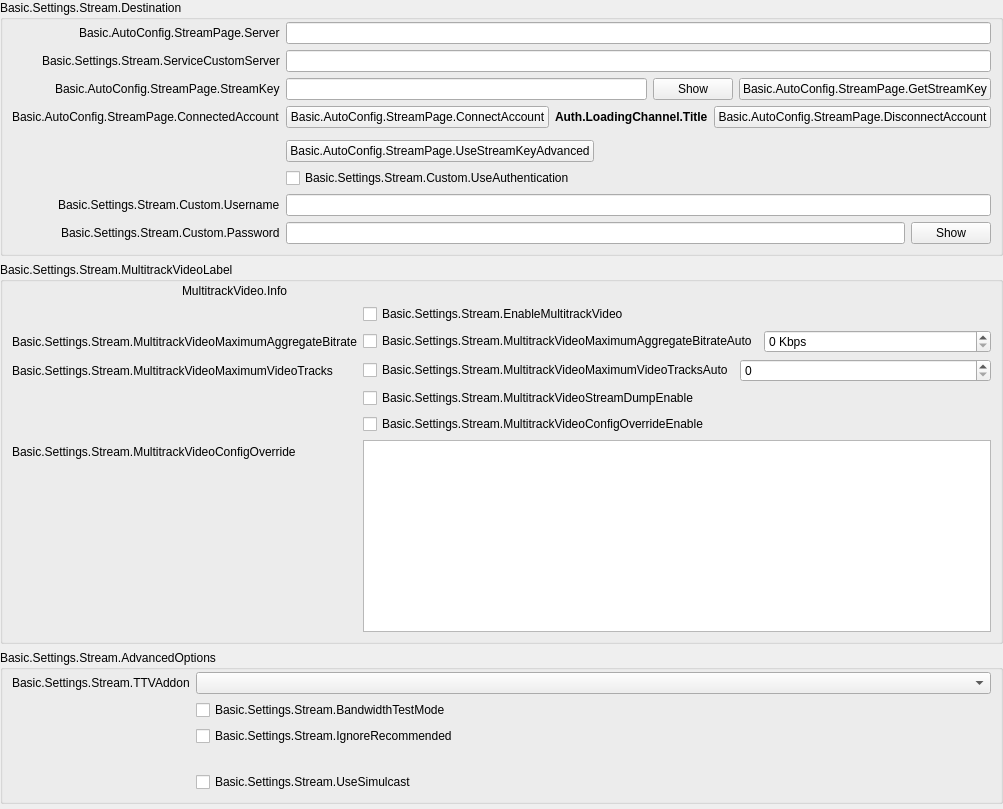
            <widget class="QWidget" name="streamKeyPage">
             <property name="geometry">
              <rect>
               <x>0</x>
               <y>0</y>
               <width>987</width>
               <height>809</height>
              </rect>
             </property>
             <layout class="QVBoxLayout" name="streamkeyPageLayout">
              <property name="leftMargin">
               <number>0</number>
              </property>
              <property name="topMargin">
               <number>0</number>
              </property>
              <property name="rightMargin">
               <number>0</number>
              </property>
              <property name="bottomMargin">
               <number>0</number>
              </property>
              <item>
               <widget class="QGroupBox" name="destinationGroupBox">
                <property name="title">
                 <string>Basic.Settings.Stream.Destination</string>
                </property>
                <layout class="QFormLayout" name="destinationLayout">
                 <property name="fieldGrowthPolicy">
                  <enum>QFormLayout::AllNonFixedFieldsGrow</enum>
                 </property>
                 <property name="labelAlignment">
                  <set>Qt::AlignRight|Qt::AlignTrailing|Qt::AlignVCenter</set>
                 </property>
                 <property name="leftMargin">
                  <number>9</number>
                 </property>
                 <property name="topMargin">
                  <number>2</number>
                 </property>
                 <property name="rightMargin">
                  <number>9</number>
                 </property>
                 <property name="bottomMargin">
                  <number>9</number>
                 </property>
                 <item row="0" column="0">
                  <widget class="QLabel" name="serverLabel">
                   <property name="text">
                    <string>Basic.AutoConfig.StreamPage.Server</string>
                   </property>
                  </widget>
                 </item>
                 <item row="0" column="1">
                  <widget class="QStackedWidget" name="serverStackedWidget">
                   <property name="sizePolicy">
                    <sizepolicy hsizetype="Preferred" vsizetype="Maximum">
                     <horstretch>0</horstretch>
                     <verstretch>0</verstretch>
                    </sizepolicy>
                   </property>
                   <property name="currentIndex">
                    <number>1</number>
                   </property>
                   <widget class="QWidget" name="servicePage">
                    <layout class="QHBoxLayout" name="horizontalLayout_21">
                     <property name="leftMargin">
                      <number>0</number>
                     </property>
                     <property name="topMargin">
                      <number>0</number>
                     </property>
                     <property name="rightMargin">
                      <number>0</number>
                     </property>
                     <property name="bottomMargin">
                      <number>0</number>
                     </property>
                     <item>
                      <widget class="QComboBox" name="server"/>
                     </item>
                    </layout>
                   </widget>
                   <widget class="QWidget" name="customPage">
                    <layout class="QHBoxLayout" name="horizontalLayout_22">
                     <property name="leftMargin">
                      <number>0</number>
                     </property>
                     <property name="topMargin">
                      <number>0</number>
                     </property>
                     <property name="rightMargin">
                      <number>0</number>
                     </property>
                     <property name="bottomMargin">
                      <number>0</number>
                     </property>
                     <item>
                      <widget class="QLineEdit" name="customServer"/>
                     </item>
                    </layout>
                   </widget>
                  </widget>
                 </item>
                 <item row="1" column="0">
                  <widget class="QLabel" name="serviceCustomServerLabel">
                   <property name="text">
                    <string>Basic.Settings.Stream.ServiceCustomServer</string>
                   </property>
                   <property name="buddy">
                    <cstring>serviceCustomServer</cstring>
                   </property>
                  </widget>
                 </item>
                 <item row="1" column="1">
                  <widget class="QLineEdit" name="serviceCustomServer"/>
                 </item>
                 <item row="2" column="0">
                  <widget class="QLabel" name="streamKeyLabel">
                   <property name="text">
                    <string>Basic.AutoConfig.StreamPage.StreamKey</string>
                   </property>
                   <property name="openExternalLinks">
                    <bool>true</bool>
                   </property>
                   <property name="buddy">
                    <cstring>key</cstring>
                   </property>
                  </widget>
                 </item>
                 <item row="2" column="1">
                  <widget class="QFrame" name="streamKeyWidget">
                   <layout class="QHBoxLayout" name="horizontalLayout_11">
                    <property name="leftMargin">
                     <number>0</number>
                    </property>
                    <property name="topMargin">
                     <number>0</number>
                    </property>
                    <property name="rightMargin">
                     <number>0</number>
                    </property>
                    <property name="bottomMargin">
                     <number>0</number>
                    </property>
                    <item>
                     <widget class="QLineEdit" name="key">
                      <property name="inputMask">
                       <string notr="true"/>
                      </property>
                      <property name="text">
                       <string notr="true"/>
                      </property>
                      <property name="echoMode">
                       <enum>QLineEdit::Password</enum>
                      </property>
                     </widget>
                    </item>
                    <item>
                     <widget class="QPushButton" name="show">
                      <property name="text">
                       <string>Show</string>
                      </property>
                     </widget>
                    </item>
                    <item>
                     <widget class="UrlPushButton" name="getStreamKeyButton">
                      <property name="toolTip">
                       <string/>
                      </property>
                      <property name="toolTipDuration">
                       <number>-4</number>
                      </property>
                      <property name="text">
                       <string>Basic.AutoConfig.StreamPage.GetStreamKey</string>
                      </property>
                     </widget>
                    </item>
                   </layout>
                  </widget>
                 </item>
                 <item row="3" column="0">
                  <widget class="QLabel" name="connectedAccountLabel">
                   <property name="text">
                    <string>Basic.AutoConfig.StreamPage.ConnectedAccount</string>
                   </property>
                  </widget>
                 </item>
                 <item row="3" column="1">
                  <layout class="QHBoxLayout" name="horizontalLayout_15">
                   <item>
                    <widget class="QPushButton" name="connectAccount2">
                     <property name="cursor">
                      <cursorShape>PointingHandCursor</cursorShape>
                     </property>
                     <property name="text">
                      <string>Basic.AutoConfig.StreamPage.ConnectAccount</string>
                     </property>
                    </widget>
                   </item>
                   <item>
                    <widget class="QLabel" name="connectedAccountText">
                     <property name="styleSheet">
                      <string notr="true">font-weight: bold</string>
                     </property>
                     <property name="text">
                      <string>Auth.LoadingChannel.Title</string>
                     </property>
                    </widget>
                   </item>
                   <item>
                    <widget class="QPushButton" name="disconnectAccount">
                     <property name="text">
                      <string>Basic.AutoConfig.StreamPage.DisconnectAccount</string>
                     </property>
                    </widget>
                   </item>
                   <item>
                    <spacer name="horizontalSpacer_19">
                     <property name="orientation">
                      <enum>Qt::Horizontal</enum>
                     </property>
                     <property name="sizeHint" stdset="0">
                      <size>
                       <width>40</width>
                       <height>20</height>
                      </size>
                     </property>
                    </spacer>
                   </item>
                  </layout>
                 </item>
                 <item row="4" column="0">
                  <spacer name="horizontalSpacer_18">
                   <property name="orientation">
                    <enum>Qt::Horizontal</enum>
                   </property>
                   <property name="sizeHint" stdset="0">
                    <size>
                     <width>170</width>
                     <height>0</height>
                    </size>
                   </property>
                  </spacer>
                 </item>
                 <item row="5" column="1">
                  <layout class="QHBoxLayout" name="horizontalLayout_28">
                   <item>
                    <widget class="QPushButton" name="useStreamKeyAdv">
                     <property name="text">
                      <string>Basic.AutoConfig.StreamPage.UseStreamKeyAdvanced</string>
                     </property>
                    </widget>
                   </item>
                   <item>
                    <spacer name="horizontalSpacer_28">
                     <property name="orientation">
                      <enum>Qt::Horizontal</enum>
                     </property>
                     <property name="sizeHint" stdset="0">
                      <size>
                       <width>40</width>
                       <height>0</height>
                      </size>
                     </property>
                    </spacer>
                   </item>
                  </layout>
                 </item>
                 <item row="6" column="1">
                  <widget class="QCheckBox" name="useAuth">
                   <property name="text">
                    <string>Basic.Settings.Stream.Custom.UseAuthentication</string>
                   </property>
                  </widget>
                 </item>
                 <item row="7" column="0">
                  <widget class="QLabel" name="authUsernameLabel">
                   <property name="text">
                    <string>Basic.Settings.Stream.Custom.Username</string>
                   </property>
                   <property name="buddy">
                    <cstring>authUsername</cstring>
                   </property>
                  </widget>
                 </item>
                 <item row="7" column="1">
                  <widget class="QLineEdit" name="authUsername"/>
                 </item>
                 <item row="8" column="0">
                  <widget class="QLabel" name="authPwLabel">
                   <property name="text">
                    <string>Basic.Settings.Stream.Custom.Password</string>
                   </property>
                   <property name="buddy">
                    <cstring>authPw</cstring>
                   </property>
                  </widget>
                 </item>
                 <item row="8" column="1">
                  <widget class="QFrame" name="authPwWidget">
                   <layout class="QHBoxLayout" name="horizontalLayout_25">
                    <property name="leftMargin">
                     <number>0</number>
                    </property>
                    <property name="topMargin">
                     <number>0</number>
                    </property>
                    <property name="rightMargin">
                     <number>0</number>
                    </property>
                    <property name="bottomMargin">
                     <number>0</number>
                    </property>
                    <item>
                     <widget class="QLineEdit" name="authPw">
                      <property name="echoMode">
                       <enum>QLineEdit::Password</enum>
                      </property>
                     </widget>
                    </item>
                    <item>
                     <widget class="QPushButton" name="authPwShow">
                      <property name="text">
                       <string>Show</string>
                      </property>
                     </widget>
                    </item>
                   </layout>
                  </widget>
                 </item>
                </layout>
               </widget>
              </item>
              <item>
               <widget class="QGroupBox" name="multitrackVideoGroupBox">
                <property name="title">
                 <string>Basic.Settings.Stream.MultitrackVideoLabel</string>
                </property>
                <layout class="QVBoxLayout" name="verticalLayout_34">
                 <property name="leftMargin">
                  <number>9</number>
                 </property>
                 <property name="topMargin">
                  <number>2</number>
                 </property>
                 <property name="rightMargin">
                  <number>9</number>
                 </property>
                 <property name="bottomMargin">
                  <number>9</number>
                 </property>
                 <item>
                  <layout class="QHBoxLayout" name="horizontalLayout_12">
                   <item>
                    <spacer name="horizontalSpacer_31">
                     <property name="orientation">
                      <enum>Qt::Horizontal</enum>
                     </property>
                     <property name="sizeType">
                      <enum>QSizePolicy::Fixed</enum>
                     </property>
                     <property name="sizeHint" stdset="0">
                      <size>
                       <width>170</width>
                       <height>10</height>
                      </size>
                     </property>
                    </spacer>
                   </item>
                   <item>
                    <widget class="QLabel" name="multitrackVideoInfo">
                     <property name="text">
                      <string>MultitrackVideo.Info</string>
                     </property>
                     <property name="textFormat">
                      <enum>Qt::RichText</enum>
                     </property>
                     <property name="wordWrap">
                      <bool>true</bool>
                     </property>
                     <property name="openExternalLinks">
                      <bool>true</bool>
                     </property>
                    </widget>
                   </item>
                  </layout>
                 </item>
                 <item>
                  <layout class="QFormLayout" name="formLayout_27">
                   <item row="1" column="0">
                    <widget class="QLabel" name="multitrackVideoMaximumAggregateBitrateLabel">
                     <property name="text">
                      <string>Basic.Settings.Stream.MultitrackVideoMaximumAggregateBitrate</string>
                     </property>
                    </widget>
                   </item>
                   <item row="1" column="1">
                    <layout class="QHBoxLayout" name="horizontalLayout_31" stretch="0,0">
                     <item>
                      <widget class="QCheckBox" name="multitrackVideoMaximumAggregateBitrateAuto">
                       <property name="text">
                        <string>Basic.Settings.Stream.MultitrackVideoMaximumAggregateBitrateAuto</string>
                       </property>
                      </widget>
                     </item>
                     <item>
                      <widget class="QSpinBox" name="multitrackVideoMaximumAggregateBitrate">
                       <property name="sizePolicy">
                        <sizepolicy hsizetype="MinimumExpanding" vsizetype="Fixed">
                         <horstretch>0</horstretch>
                         <verstretch>0</verstretch>
                        </sizepolicy>
                       </property>
                       <property name="suffix">
                        <string notr="true"> Kbps</string>
                       </property>
                       <property name="minimum">
                        <number>0</number>
                       </property>
                       <property name="maximum">
                        <number>1000000</number>
                       </property>
                       <property name="singleStep">
                        <number>50</number>
                       </property>
                       <property name="value">
                        <number>0</number>
                       </property>
                      </widget>
                     </item>
                    </layout>
                   </item>
                   <item row="2" column="0">
                    <widget class="QLabel" name="multitrackVideoMaximumVideoTracksLabel">
                     <property name="text">
                      <string>Basic.Settings.Stream.MultitrackVideoMaximumVideoTracks</string>
                     </property>
                    </widget>
                   </item>
                   <item row="2" column="1">
                    <layout class="QHBoxLayout" name="horizontalLayout_32" stretch="0,0">
                     <item>
                      <widget class="QCheckBox" name="multitrackVideoMaximumVideoTracksAuto">
                       <property name="sizePolicy">
                        <sizepolicy hsizetype="Minimum" vsizetype="Fixed">
                         <horstretch>0</horstretch>
                         <verstretch>0</verstretch>
                        </sizepolicy>
                       </property>
                       <property name="text">
                        <string>Basic.Settings.Stream.MultitrackVideoMaximumVideoTracksAuto</string>
                       </property>
                      </widget>
                     </item>
                     <item>
                      <widget class="QSpinBox" name="multitrackVideoMaximumVideoTracks">
                       <property name="sizePolicy">
                        <sizepolicy hsizetype="MinimumExpanding" vsizetype="Fixed">
                         <horstretch>0</horstretch>
                         <verstretch>0</verstretch>
                        </sizepolicy>
                       </property>
                       <property name="minimum">
                        <number>0</number>
                       </property>
                       <property name="maximum">
                        <number>100</number>
                       </property>
                       <property name="value">
                        <number>0</number>
                       </property>
                      </widget>
                     </item>
                    </layout>
                   </item>
                   <item row="3" column="0">
                    <spacer name="horizontalSpacer_32">
                     <property name="orientation">
                      <enum>Qt::Horizontal</enum>
                     </property>
                     <property name="sizeType">
                      <enum>QSizePolicy::Fixed</enum>
                     </property>
                     <property name="sizeHint" stdset="0">
                      <size>
                       <width>170</width>
                       <height>10</height>
                      </size>
                     </property>
                    </spacer>
                   </item>
                   <item row="3" column="1">
                    <widget class="QCheckBox" name="multitrackVideoStreamDumpEnable">
                     <property name="text">
                      <string>Basic.Settings.Stream.MultitrackVideoStreamDumpEnable</string>
                     </property>
                    </widget>
                   </item>
                   <item row="4" column="1">
                    <widget class="QCheckBox" name="multitrackVideoConfigOverrideEnable">
                     <property name="text">
                      <string>Basic.Settings.Stream.MultitrackVideoConfigOverrideEnable</string>
                     </property>
                    </widget>
                   </item>
                   <item row="5" column="0">
                    <widget class="QLabel" name="multitrackVideoConfigOverrideLabel">
                     <property name="text">
                      <string>Basic.Settings.Stream.MultitrackVideoConfigOverride</string>
                     </property>
                    </widget>
                   </item>
                   <item row="5" column="1">
                    <widget class="QPlainTextEdit" name="multitrackVideoConfigOverride">
                     <property name="sizePolicy">
                      <sizepolicy hsizetype="Expanding" vsizetype="Expanding">
                       <horstretch>0</horstretch>
                       <verstretch>0</verstretch>
                      </sizepolicy>
                     </property>
                    </widget>
                   </item>
                   <item row="0" column="1">
                    <widget class="QCheckBox" name="enableMultitrackVideo">
                     <property name="text">
                      <string>Basic.Settings.Stream.EnableMultitrackVideo</string>
                     </property>
                    </widget>
                   </item>
                   <item row="0" column="0">
                    <spacer name="horizontalSpacer_30">
                     <property name="orientation">
                      <enum>Qt::Horizontal</enum>
                     </property>
                     <property name="sizeType">
                      <enum>QSizePolicy::Fixed</enum>
                     </property>
                     <property name="sizeHint" stdset="0">
                      <size>
                       <width>170</width>
                       <height>10</height>
                      </size>
                     </property>
                    </spacer>
                   </item>
                  </layout>
                 </item>
                </layout>
               </widget>
              </item>
              <item>
               <widget class="QGroupBox" name="serviceAdvancedOptionsGroupBox">
                <property name="title">
                 <string>Basic.Settings.Stream.AdvancedOptions</string>
                </property>
                <layout class="QFormLayout" name="serviceAdvancedOptionsLayout">
                 <property name="fieldGrowthPolicy">
                  <enum>QFormLayout::AllNonFixedFieldsGrow</enum>
                 </property>
                 <property name="labelAlignment">
                  <set>Qt::AlignRight|Qt::AlignTrailing|Qt::AlignVCenter</set>
                 </property>
                 <property name="leftMargin">
                  <number>9</number>
                 </property>
                 <property name="topMargin">
                  <number>2</number>
                 </property>
                 <property name="rightMargin">
                  <number>9</number>
                 </property>
                 <property name="bottomMargin">
                  <number>9</number>
                 </property>
                 <item row="0" column="0">
                  <widget class="QLabel" name="twitchAddonLabel">
                   <property name="text">
                    <string>Basic.Settings.Stream.TTVAddon</string>
                   </property>
                   <property name="buddy">
                    <cstring>twitchAddonDropdown</cstring>
                   </property>
                  </widget>
                 </item>
                 <item row="0" column="1">
                  <widget class="QComboBox" name="twitchAddonDropdown"/>
                 </item>
                 <item row="1" column="0">
                  <spacer name="horizontalSpacer_18_1">
                   <property name="orientation">
                    <enum>Qt::Horizontal</enum>
                   </property>
                   <property name="sizeHint" stdset="0">
                    <size>
                     <width>170</width>
                     <height>0</height>
                    </size>
                   </property>
                  </spacer>
                 </item>
                 <item row="1" column="1">
                  <widget class="QCheckBox" name="bandwidthTestEnable">
                   <property name="text">
                    <string>Basic.Settings.Stream.BandwidthTestMode</string>
                   </property>
                  </widget>
                 </item>
                 <item row="2" column="1">
                  <widget class="QCheckBox" name="ignoreRecommended">
                   <property name="text">
                    <string>Basic.Settings.Stream.IgnoreRecommended</string>
                   </property>
                  </widget>
                 </item>
                 <item row="3" column="1">
                  <widget class="QLabel" name="enforceSettingsLabel">
                   <property name="text">
                    <string notr="true"/>
                   </property>
                   <property name="textFormat">
                    <enum>Qt::RichText</enum>
                   </property>
                   <property name="openExternalLinks">
                    <bool>true</bool>
                   </property>
                  </widget>
                 </item>
                 <item row="4" column="1">
                  <widget class="QCheckBox" name="useSimulcast">
                   <property name="text">
                    <string>Basic.Settings.Stream.UseSimulcast</string>
                   </property>
                  </widget>
                 </item>
                </layout>
               </widget>
              </item>
              <item>
               <spacer name="verticalSpacer_12">
                <property name="orientation">
                 <enum>Qt::Vertical</enum>
                </property>
                <property name="sizeHint" stdset="0">
                 <size>
                  <width>20</width>
                  <height>0</height>
                 </size>
                </property>
               </spacer>
              </item>
             </layout>
            </widget>
